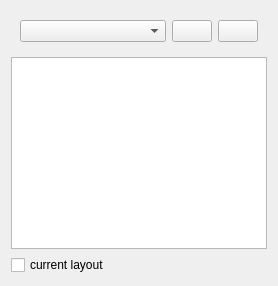
             <widget class="QWidget" name="tabLayout">
              <attribute name="icon">
               <iconset resource="../../resources/resources.qrc">
                <normaloff>:/resources/icons_2/apps-outline.svg</normaloff>:/resources/icons_2/apps-outline.svg</iconset>
              </attribute>
              <attribute name="title">
               <string>Layout</string>
              </attribute>
              <layout class="QVBoxLayout" name="verticalLayout_19">
               <item>
                <widget class="QWidget" name="widget_11" native="true">
                 <layout class="QHBoxLayout" name="horizontalLayout_11">
                  <item>
                   <widget class="QComboBox" name="layoutSelector">
                    <property name="sizePolicy">
                     <sizepolicy hsizetype="Expanding" vsizetype="Fixed">
                      <horstretch>0</horstretch>
                      <verstretch>0</verstretch>
                     </sizepolicy>
                    </property>
                   </widget>
                  </item>
                  <item alignment="Qt::AlignRight">
                   <widget class="QPushButton" name="newLayoutBtn">
                    <property name="toolTip">
                     <string>new</string>
                    </property>
                    <property name="text">
                     <string/>
                    </property>
                    <property name="icon">
                     <iconset resource="../../resources/resources.qrc">
                      <normaloff>:/resources/icons_2/add-circle-outline.svg</normaloff>:/resources/icons_2/add-circle-outline.svg</iconset>
                    </property>
                    <property name="iconSize">
                     <size>
                      <width>24</width>
                      <height>24</height>
                     </size>
                    </property>
                   </widget>
                  </item>
                  <item alignment="Qt::AlignRight">
                   <widget class="QPushButton" name="removeLayoutBtn">
                    <property name="toolTip">
                     <string>remove</string>
                    </property>
                    <property name="text">
                     <string/>
                    </property>
                    <property name="icon">
                     <iconset resource="../../resources/resources.qrc">
                      <normaloff>:/resources/icons_2/remove-circle-outline.svg</normaloff>:/resources/icons_2/remove-circle-outline.svg</iconset>
                    </property>
                    <property name="iconSize">
                     <size>
                      <width>24</width>
                      <height>24</height>
                     </size>
                    </property>
                   </widget>
                  </item>
                 </layout>
                </widget>
               </item>
               <item>
                <widget class="QTableWidget" name="layoutTbl"/>
               </item>
               <item>
                <widget class="QCheckBox" name="currentLayoutCheck">
                 <property name="text">
                  <string>current layout</string>
                 </property>
                </widget>
               </item>
              </layout>
             </widget>
